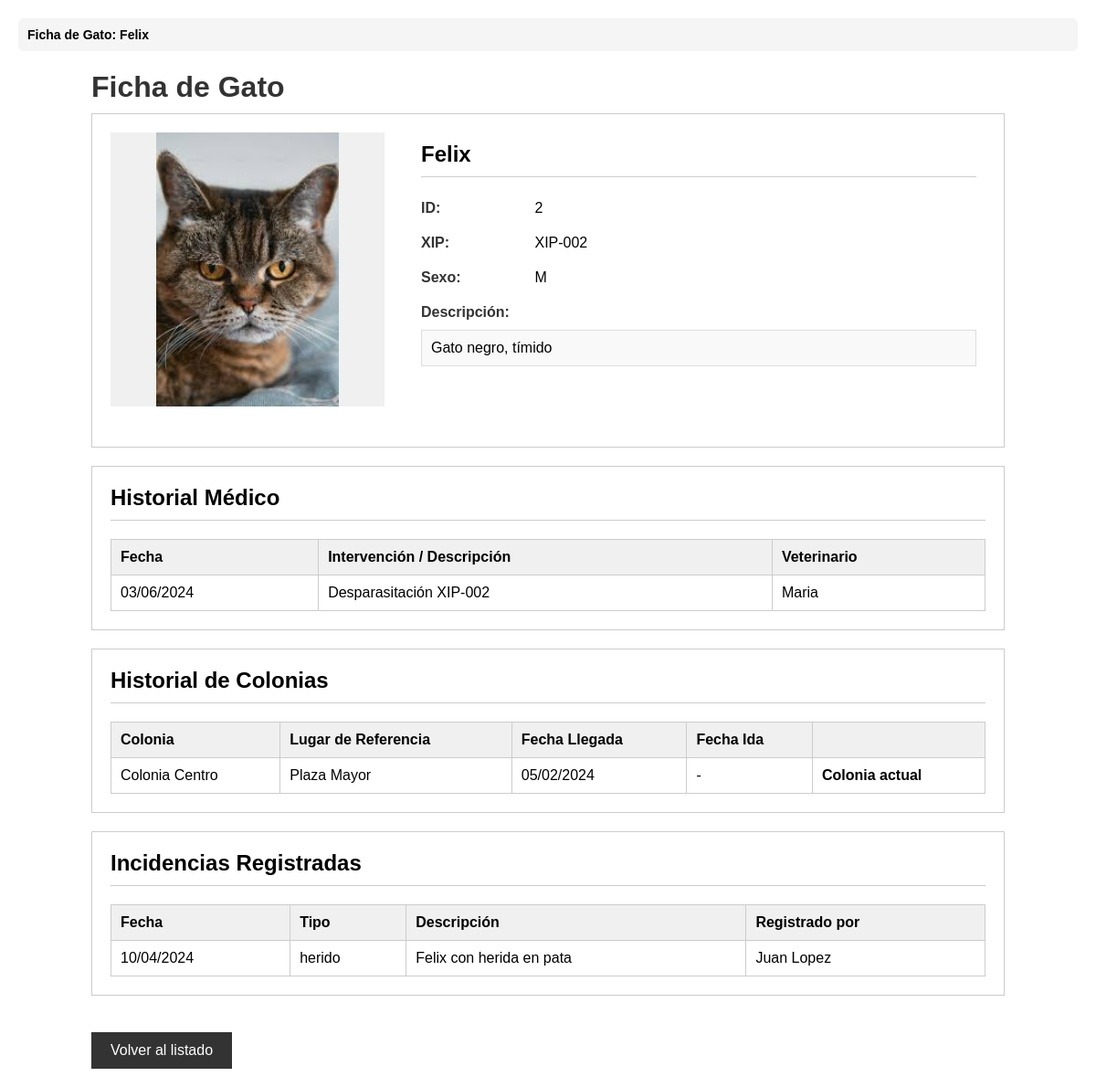
The page /BD249772780/ver_gato.php?idGato=2 (signed in) on the database its author committed.
### tables this page shows
CREATE TABLE GATO(
    idGato INT PRIMARY KEY AUTO_INCREMENT,
    numXIP VARCHAR(200),
    nombre VARCHAR(200),
    sexo VARCHAR(50),
    descripcion TEXT,
    foto TEXT,
    idCementerio INT,
    CONSTRAINT FK_gato_cementerio
        FOREIGN KEY (idCementerio) REFERENCES CEMENTERIO(idCementerio)
);

CREATE TABLE ACCION_INDIVIDUAL(
    idAccion INT PRIMARY KEY AUTO_INCREMENT,
    fecha DATE,
    descripcion TEXT,
    autopsia TEXT,
    comentario TEXT,
    idGato INT NOT NULL,
    idProfesional INT NOT NULL,
    idCampaña INT,
    CONSTRAINT FK_accion_gato
        FOREIGN KEY (idGato) REFERENCES GATO(idGato),
    CONSTRAINT FK_accion_profesional
        FOREIGN KEY (idProfesional) REFERENCES PROFESIONAL(idProfesional),
    CONSTRAINT FK_accion_campaña
        FOREIGN KEY (idCampaña) REFERENCES CAMPAÑA_INTERVENCION(idCampaña)
);

CREATE TABLE PERSONA(
    idPersona INT PRIMARY KEY AUTO_INCREMENT,
    nombre VARCHAR(200) NOT NULL,
    apellido VARCHAR(200),
    usuario VARCHAR(200) UNIQUE,  
    contrasena VARCHAR(200),
    email VARCHAR(200),
    telefono VARCHAR(100)
);

CREATE TABLE HISTORIAL(
    idHistorial INT PRIMARY KEY AUTO_INCREMENT,
    fechaLlegada DATE NOT NULL,
    fechaIda DATE,
    idGato INT NOT NULL,
    idColonia INT NOT NULL,
    CONSTRAINT FK_historial_gato
        FOREIGN KEY (idGato) REFERENCES GATO(idGato),
    CONSTRAINT FK_historial_colonia
        FOREIGN KEY (idColonia) REFERENCES COLONIA_FELINA(idColonia)
);

CREATE TABLE COLONIA_FELINA(
    idColonia INT PRIMARY KEY AUTO_INCREMENT,
    nombre VARCHAR(200) NOT NULL,
    descripcion TEXT,
    coordenadas VARCHAR(200) NOT NULL,
    lugarReferencia VARCHAR(200),
    numeroGatos INT DEFAULT 0,
    idGrupoTrabajo INT,
    CONSTRAINT FK_colonia_grupotrabajo
        FOREIGN KEY (idGrupoTrabajo) REFERENCES GRUPO_TRABAJO(idGrupoTrabajo)
);

CREATE TABLE INCIDENCIA(
    idIncidencia INT PRIMARY KEY AUTO_INCREMENT,
    fecha DATE NOT NULL,
    descripcion TEXT,
    tipo VARCHAR(200),
    idVoluntario INT NOT NULL,
    idGato INT,
    CONSTRAINT FK_incidencia_voluntario
        FOREIGN KEY (idVoluntario) REFERENCES VOLUNTARIO(idVoluntario),
    CONSTRAINT FK_incidencia_gato
        FOREIGN KEY (idGato) REFERENCES GATO(idGato)
);

### BD249772780/ver_gato.php (the view, shortened to what this page needs)
<?php
require_once '../header.php';
$con = mysqli_connect("localhost", "root", "", "BD2_Prac2");
$idGato = $_GET['idGato'] ?? '';
$sqlGato = "SELECT g.idGato, g.nombre, g.numXIP, g.sexo, g.descripcion, g.foto,
                   c.nombre as cementerio
            FROM GATO g
            LEFT JOIN CEMENTERIO c ON g.idCementerio = c.idCementerio
            WHERE g.idGato = $idGato";
$resultGato = mysqli_query($con, $sqlGato);
$gato = mysqli_fetch_assoc($resultGato);
$sqlHistorial = "SELECT h.idHistorial, h.fechaLlegada, h.fechaIda,
                        c.nombre as nombreColonia, c.lugarReferencia
                 FROM HISTORIAL h
                 INNER JOIN COLONIA_FELINA c ON h.idColonia = c.idColonia
                 WHERE h.idGato = $idGato
                 ORDER BY h.fechaLlegada DESC";
$resultHistorial = mysqli_query($con, $sqlHistorial);
$sqlIncidencias = "SELECT i.fecha, i.tipo, i.descripcion,
                          CONCAT(p.nombre, ' ', p.apellido) as voluntario
                   FROM INCIDENCIA i
                   INNER JOIN VOLUNTARIO v ON i.idVoluntario = v.idVoluntario
                   INNER JOIN PERSONA p ON v.idPersona = p.idPersona
                   WHERE i.idGato = $idGato
                   ORDER BY i.fecha DESC";
$resultIncidencias = mysqli_query($con, $sqlIncidencias);
$sqlMedico = "SELECT a.*, p.nombre as nombreVet
              FROM ACCION_INDIVIDUAL a
              JOIN PROFESIONAL pr ON a.idProfesional = pr.idProfesional
              JOIN PERSONA p ON pr.idPersona = p.idPersona
              WHERE a.idGato = $idGato
              ORDER BY a.fecha DESC";
$resultMedico = mysqli_query($con, $sqlMedico);
?>
<!DOCTYPE html>
<html lang="es">
<head>
</head>
<body>
    <div class="container">
        <h1>Ficha de Gato</h1>
        <div class="ficha-gato">
            <div class="ficha-header">
                <div class="foto-container">
                    <?php if ($gato['foto']): ?>
                        <img src="../<?php echo htmlspecialchars($gato['foto']); ?>"
                             alt="<?php echo htmlspecialchars($gato['nombre']); ?>"
                             class="gato-foto">
                    <?php else: ?>
                        <div class="sin-foto">Foto no disponible</div>
                    <?php endif; ?>
                </div>
                <div class="datos-basicos">
                    <h2><?php echo htmlspecialchars($gato['nombre']); ?></h2>
                    <div class="campo">
                        <strong>ID:</strong> <?php echo htmlspecialchars($gato['idGato']); ?>
                    </div>
                    <div class="campo">
                        <strong>XIP:</strong> <?php echo $gato['numXIP'] ? htmlspecialchars($gato['numXIP']) : 'Sin XIP'; ?>
                    </div>
                    <div class="campo">
                        <strong>Sexo:</strong> <?php echo $gato['sexo'] ? htmlspecialchars($gato['sexo']) : 'No especificado'; ?>
                    </div>
                    <?php if ($gato['descripcion']): ?>
                        <div class="campo">
                            <strong>Descripción:</strong>
                            <div class="descripcion-completa">
                                <?php echo nl2br(htmlspecialchars($gato['descripcion'])); ?>
                            </div>
                        </div>
                    <?php endif; ?>
                </div>
            </div>
        </div>
        <div class="seccion">
            <h2>Historial Médico</h2>
            <?php if (mysqli_num_rows($resultMedico) > 0): ?>
                <table>
                    <thead>
                        <tr>
                            <th>Fecha</th>
                            <th>Intervención / Descripción</th>
                            <th>Veterinario</th>
                        </tr>
                    </thead>
                    <tbody>
                        <?php while ($med = mysqli_fetch_assoc($resultMedico)): ?>
                            <tr>
                                <td><?php echo date('d/m/Y', strtotime($med['fecha'])); ?></td>
                                <td>
                                    <?php echo htmlspecialchars($med['descripcion']); ?>
                                </td>
                                <td><?php echo htmlspecialchars($med['nombreVet']); ?></td>
                            </tr>
                        <?php endwhile; ?>
                    </tbody>
                </table>
            <?php else: ?>
                <p>No hay historial médico registrado para este gato.</p>
            <?php endif; ?>
        </div>
        <div class="seccion">
            <h2>Historial de Colonias</h2>
            <?php if (mysqli_num_rows($resultHistorial) > 0): ?>
                <table>
                    <thead>
                        <tr>
                            <th>Colonia</th>
                            <th>Lugar de Referencia</th>
                            <th>Fecha Llegada</th>
                            <th>Fecha Ida</th>
                            <th></th>
                        </tr>
                    </thead>
                    <tbody>
                        <?php while ($hist = mysqli_fetch_assoc($resultHistorial)): ?>
                            <tr>
                                <td><?php echo htmlspecialchars($hist['nombreColonia']); ?></td>
                                <td><?php echo $hist['lugarReferencia'] ? htmlspecialchars($hist['lugarReferencia']) : '-'; ?></td>
                                <td><?php echo date('d/m/Y', strtotime($hist['fechaLlegada'])); ?></td>
                                <td><?php echo $hist['fechaIda'] ? date('d/m/Y', strtotime($hist['fechaIda'])) : '-'; ?></td>
                                <td <?php echo !$hist['fechaIda'] ? 'class="estado-activo"' : ''; ?>>
                                    <?php echo !$hist['fechaIda'] ? 'Colonia actual' : ''; ?>
                                </td>
                            </tr>
                        <?php endwhile; ?>
                    </tbody>
                </table>
            <?php else: ?>
                <p>No hay historial de colonias registrado.</p>
            <?php endif; ?>
        </div>
        <div class="seccion">
            <h2>Incidencias Registradas</h2>
            <?php if (mysqli_num_rows($resultIncidencias) > 0): ?>
                <table>
                    <thead>
                        <tr>
                            <th>Fecha</th>
                            <th>Tipo</th>
                            <th>Descripción</th>
                            <th>Registrado por</th>
                        </tr>
                    </thead>
                    <tbody>
                        <?php while ($inc = mysqli_fetch_assoc($resultIncidencias)): ?>
                            <tr>
                                <td><?php echo date('d/m/Y', strtotime($inc['fecha'])); ?></td>
                                <td><?php echo htmlspecialchars($inc['tipo']); ?></td>
                                <td><?php echo htmlspecialchars($inc['descripcion']); ?></td>
                                <td><?php echo htmlspecialchars($inc['voluntario']); ?></td>
                            </tr>
                        <?php endwhile; ?>
                    </tbody>
                </table>
            <?php else: ?>
                <p>No hay incidencias registradas para este gato.</p>
            <?php endif; ?>
        </div>
        <a href="listar_gatos.php?modo=ver" class="btn-volver">Volver al listado</a>
    </div>
</body>
</html>

### BD249772780/ver_gato.php (style rules this page uses)
body { font-family: Arial, sans-serif; margin: 0; padding: 20px; background-color: white; }
.container { max-width: 1000px; margin: 0 auto; }
h1 { color: #333; margin-bottom: 10px; }
.ficha-gato { border: 1px solid #ccc; padding: 20px; margin-bottom: 20px; }
.ficha-header { display: grid; grid-template-columns: 300px 1fr; gap: 30px; margin-bottom: 20px; }
.foto-container { width: 100%; }
.gato-foto { width: 100%; max-height: 300px; object-fit: contain; background-color: #f0f0f0; }
.datos-basicos { padding: 10px; }
.datos-basicos h2 { margin-top: 0; border-bottom: 1px solid #ccc; padding-bottom: 10px; }
.campo { margin-bottom: 10px; padding: 5px 0; }
.campo strong { display: inline-block; width: 120px; color: #333; }
.seccion { border: 1px solid #ccc; padding: 20px; margin-bottom: 20px; }
.seccion h2 { margin-top: 0; border-bottom: 1px solid #ccc; padding-bottom: 10px; }
table { width: 100%; border-collapse: collapse; margin-top: 10px; }
table th, table td { border: 1px solid #ccc; padding: 10px; text-align: left; }
table th { background-color: #f0f0f0; font-weight: bold; }
.estado-activo { font-weight: bold; }
.btn-volver { display: inline-block; margin-top: 20px; padding: 10px 20px; background-color: #333; color: white; text-decoration: none; border: 1px solid #333; }
.descripcion-completa { margin-top: 10px; padding: 10px; background-color: #f9f9f9; border: 1px solid #ddd; }

### rows shown on the page
gato: foto (picture), nombre "Felix", idGato "2", numXIP "XIP-002", sexo "M", descripcion "Gato negro, tímido"
accion_individual: fecha "03/06/2024", descripcion "Desparasitación XIP-002", persona.nombre "Maria"
historial: idColonia.nombre "Colonia Centro", idColonia.lugarReferencia "Plaza Mayor", fechaLlegada "05/02/2024", shows "Colonia actual"
incidencia: fecha "10/04/2024", tipo "herido", descripcion "Felix con herida en pata", voluntario "Juan Lopez"

### other values the page prints
$crumb['titulo'] "Ficha de Gato: Felix"
